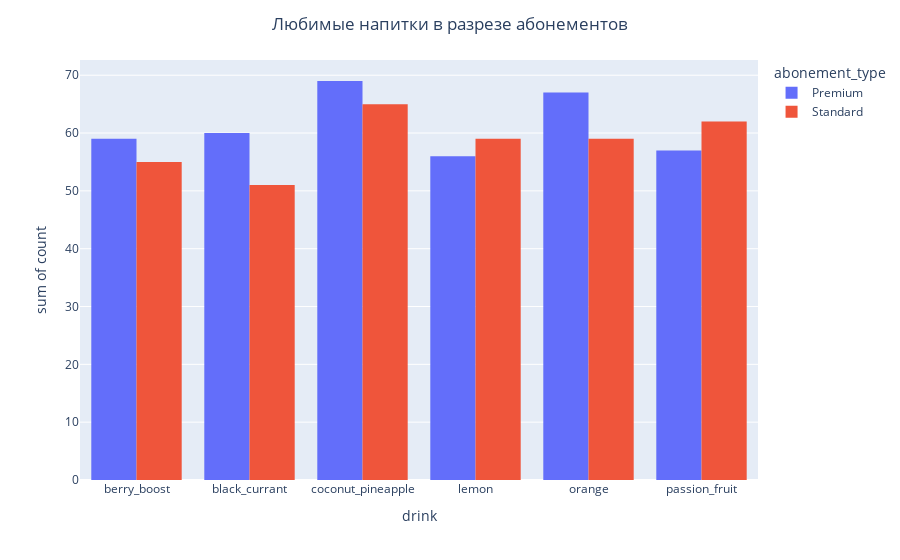

Source (notebook cell):
### Code cell
df_dummies = df['fav_drink'].str.get_dummies(sep=', ')
df_extended = pd.concat([df, df_dummies], axis=1)
lst = df_extended.iloc[:,-7:].columns
fav_drinks = df_extended.groupby('abonement_type').agg(
    No = pd.NamedAgg(column=lst[0], aggfunc='sum'),
    berry_boost =pd.NamedAgg(column=lst[1], aggfunc='sum'),
    black_currant =pd.NamedAgg(column=lst[2], aggfunc='sum'),
    coconut_pineapple =pd.NamedAgg(column=lst[3], aggfunc='sum'),
    lemon =pd.NamedAgg(column=lst[4], aggfunc='sum'),
    orange =pd.NamedAgg(column=lst[5], aggfunc='sum'),
    passion_fruit =pd.NamedAgg(column=lst[6], aggfunc='sum')
)

fav_drinks_mlt = fav_drinks.drop(columns='No').reset_index().melt(id_vars = 'abonement_type', var_name= 'drink', value_name='count')
fig = px.histogram(data_frame=fav_drinks_mlt, x='drink', y='count', color='abonement_type', barmode= 'group')
fig.update_layout(title = 'Любимые напитки в разрезе абонементов', title_x=0.5)

### Figure 1 — Plotly figure (JSON) as saved in the notebook; plotly's stock layout.template omitted (floating-point values rounded to 4 significant figures)
{"data": [{"alignmentgroup": "True", "bingroup": "x", "histfunc": "sum", "hovertemplate": "abonement_type=Premium<br>drink=%{x}<br>sum of count=%{y}<extra></extra>", "legendgroup": "Premium", "marker": {"color": "#636efa", "pattern": {"shape": ""}}, "name": "Premium", "offsetgroup": "Premium", "orientation": "v", "showlegend": true, "type": "histogram", "x": ["berry_boost", "black_currant", "coconut_pineapple", "lemon", "orange", "passion_fruit"], "xaxis": "x", "y": [59, 60, 69, 56, 67, 57], "yaxis": "y"}, {"alignmentgroup": "True", "bingroup": "x", "histfunc": "sum", "hovertemplate": "abonement_type=Standard<br>drink=%{x}<br>sum of count=%{y}<extra></extra>", "legendgroup": "Standard", "marker": {"color": "#EF553B", "pattern": {"shape": ""}}, "name": "Standard", "offsetgroup": "Standard", "orientation": "v", "showlegend": true, "type": "histogram", "x": ["berry_boost", "black_currant", "coconut_pineapple", "lemon", "orange", "passion_fruit"], "xaxis": "x", "y": [55, 51, 65, 59, 59, 62], "yaxis": "y"}], "layout": {"barmode": "group", "legend": {"title": {"text": "abonement_type"}, "tracegroupgap": 0}, "margin": {"t": 60}, "title": {"text": "Любимые напитки в разрезе абонементов", "x": 0.5}, "xaxis": {"anchor": "y", "domain": [0, 1], "title": {"text": "drink"}}, "yaxis": {"anchor": "x", "domain": [0, 1], "title": {"text": "sum of count"}}}}
